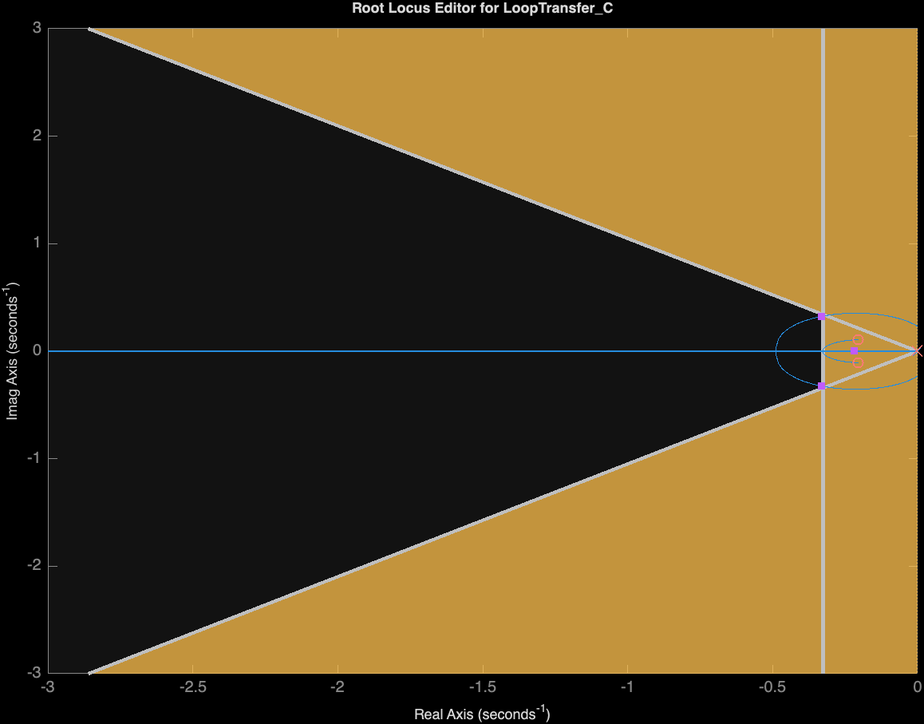
%> input picture Lab 4/Elev1RL.png, 924 x 724 px, shrunk from 1158 x 907 before the run
$ octave AER715_Lab4_SYDM.m   (GNU Octave 9; MATLAB toolbox functions it lacks are replaced by stand-ins)
%> lines starting %> are read from the running program, lines starting %| are printed output that depends on the picture
%----------------------------------------------
% AER 715 Avionics and Systems
% Lab 4 – Flight Control - Control System Design
% Sharvani Yadav: 501108658
% Daniel Mielnik: 501118927
%---------------------------------------------- %
%% Lab Intorduction
% In the previous lab, a mathematical model for the vertical (elevation)
% dynamics of a 3-DOF helicopter was developed. This lab extends that work
% by focusing on the horizontal travel dynamics. In the first part of the
% lab, an existing Simulink model was modified to control the helicopter’s
% travel, testing the model’s performance by validating a PID controller
% using various blocks from the Simulink library. In the second part, a
% PID controller was designed in SISOTOOL for the system’s second-order
% dynamics, with target performance criteria: a settling time of no more
% than 12 seconds, an overshoot of less than 5%, and zero steady-state
% error.

%% Lab Exercises –
clc;

%% Constants for Heli 4
Mh = 1.450; % Mass of Heli Body (kg)
Mc = 1.918; % Mass of CW (kg)
La = 25.75/39.37; % Distance from Pivot to Helecopter body center (m)
Lb = 18.5/39.37; % Distance from Pivot to conterweight center (m)
Lh = 6.933; % Distance from pitch axis to rotor center (m)
Kf = 0.140; % Motor-Prop Force Constant (N/V)
Krt = 0.0027; % Motor-Prop Torque Constant (Nm/V)
epsilon = -26:1:30; % Elevation Range (Deg)
epsilon_0 = -25.75; % Elevation Start (Deg)
lambda = 0:1:360; % Travel Range (Deg)
g = 9.81; % Gravity constant (m/s^2)
Wh = Mh*g; % Weight of Heli Body (N)
Wc = Mc*g; % Weight of CW (N)

Je = (Mh * La^2) + (Mc * Lb^2) % Elevation Axis (kg-m^2)

% Open loop transfer function
G4_elev1 = tf(La*Kf, [Je, 0, 0])
G4_elev2 = tf(0.0294, [1.0000, 0.1538, 1.3288])
G4_elev3 = tf(0.0911, [1.0000, 3.1682, 1.7900, 4.0932])
G4_trav = tf(0.002362, [1 0 0])

% Closed loop transfer function
T = tf(La*Kf, [Je, 0, 0] + La*Kf)

% [5 lines of commented-out code are left out]

%% Question 1
% Root Locus and Step Response for Elevation 1
figure(1)
image(imread("Elev1RL.png"))
title('Root Locus Elevation 1')
axis off

figure(2)
image(imread("Elev1SR.png"))
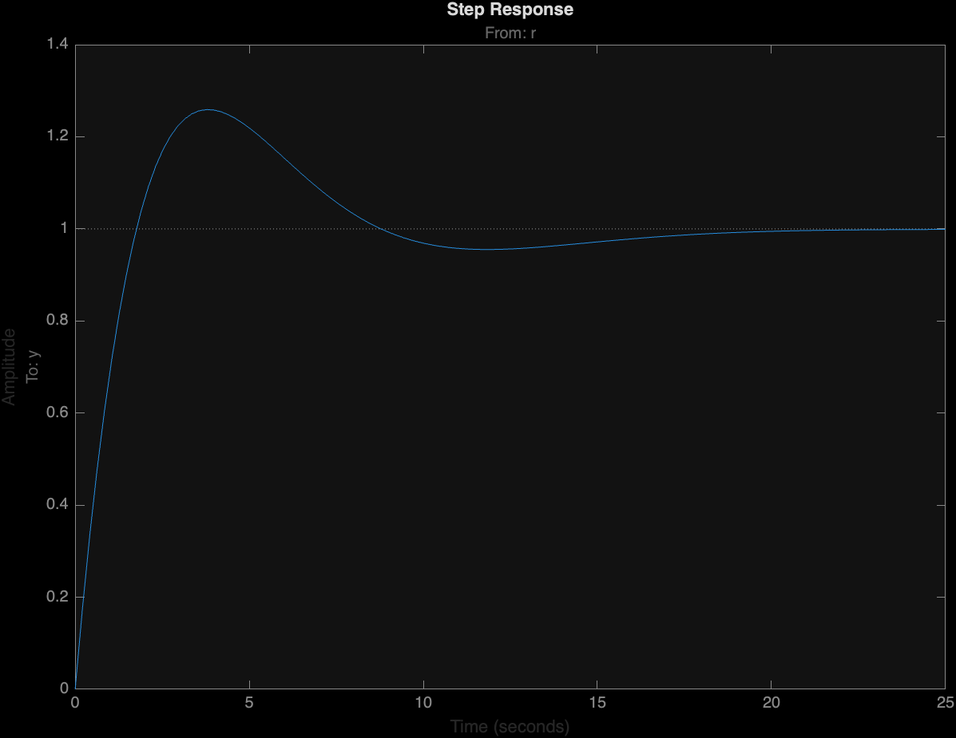
%> input picture Lab 4/Elev1SR.png, 956 x 738 px, shrunk from 1197 x 925 before the run
title('Step Response Elevation 1')
axis off

% Root Locus and Step Response for Elevation 2
figure(3)
image(imread("Elev2RL.png"))
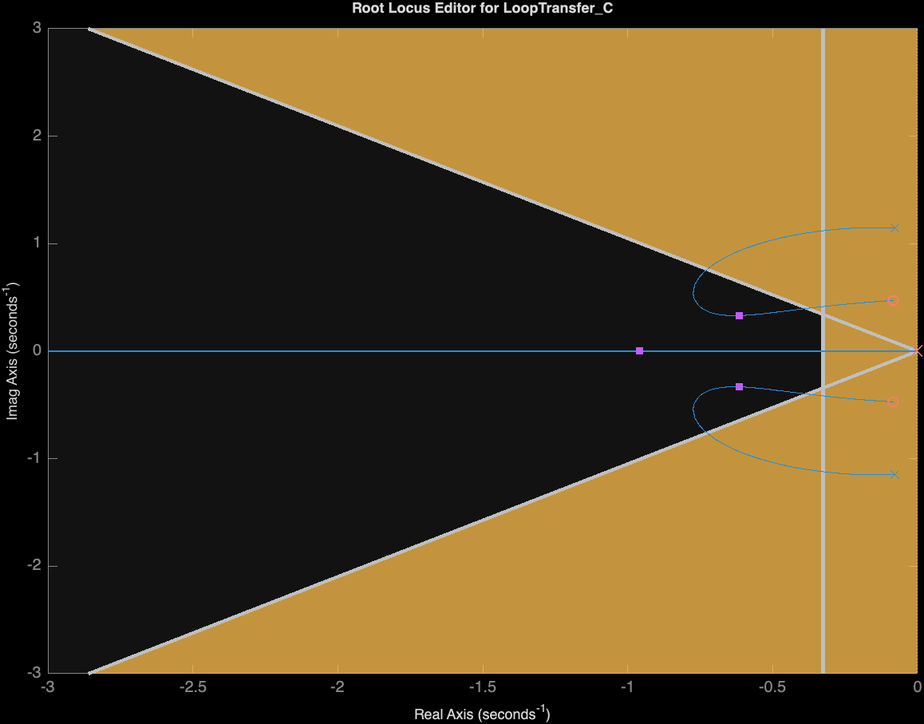
%> input picture Lab 4/Elev2RL.png, 924 x 724 px, shrunk from 1158 x 907 before the run
title('Root Locus Elevation 2')
axis off

figure(4)
image(imread("Elev2SR.png"))
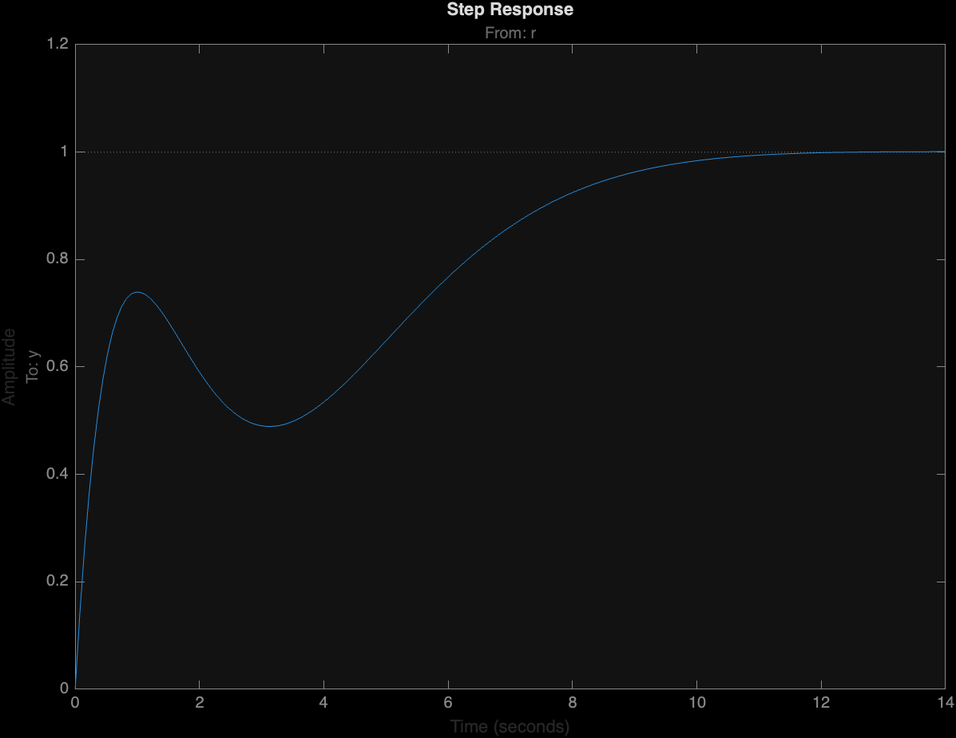
%> input picture Lab 4/Elev2SR.png, 956 x 738 px, shrunk from 1197 x 925 before the run
title('Step Response Elevation 2')
axis off

% Root Locus and Step Response for Elevation 3
figure(5)
image(imread("Elev3RL.png"))
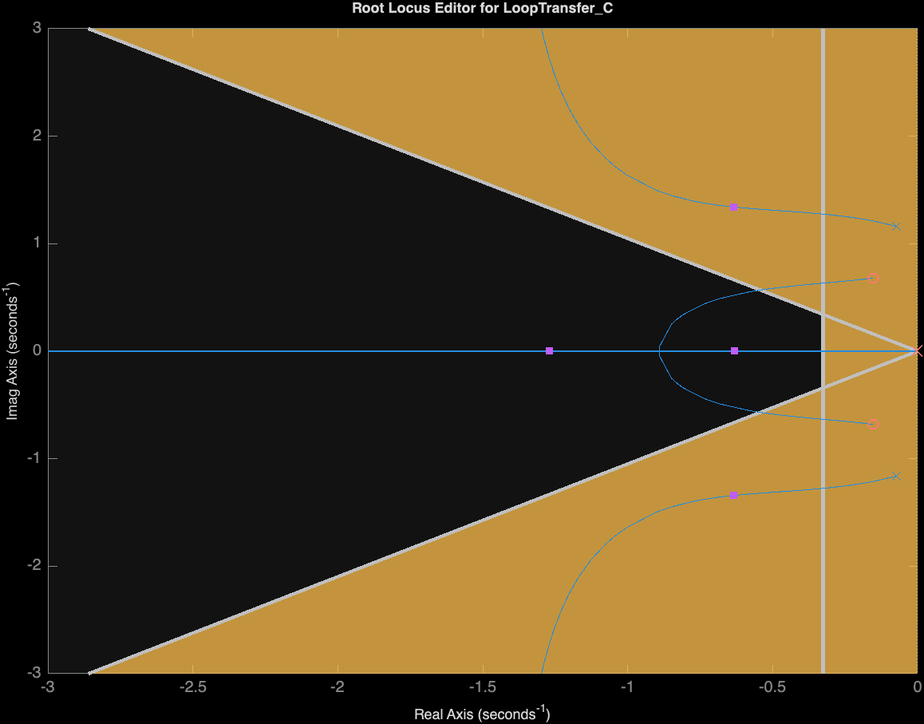
%> input picture Lab 4/Elev3RL.png, 924 x 724 px, shrunk from 1158 x 907 before the run
title('Root Locus Elevation 3')
axis off

figure(6)
image(imread("Elev3SR.png"))
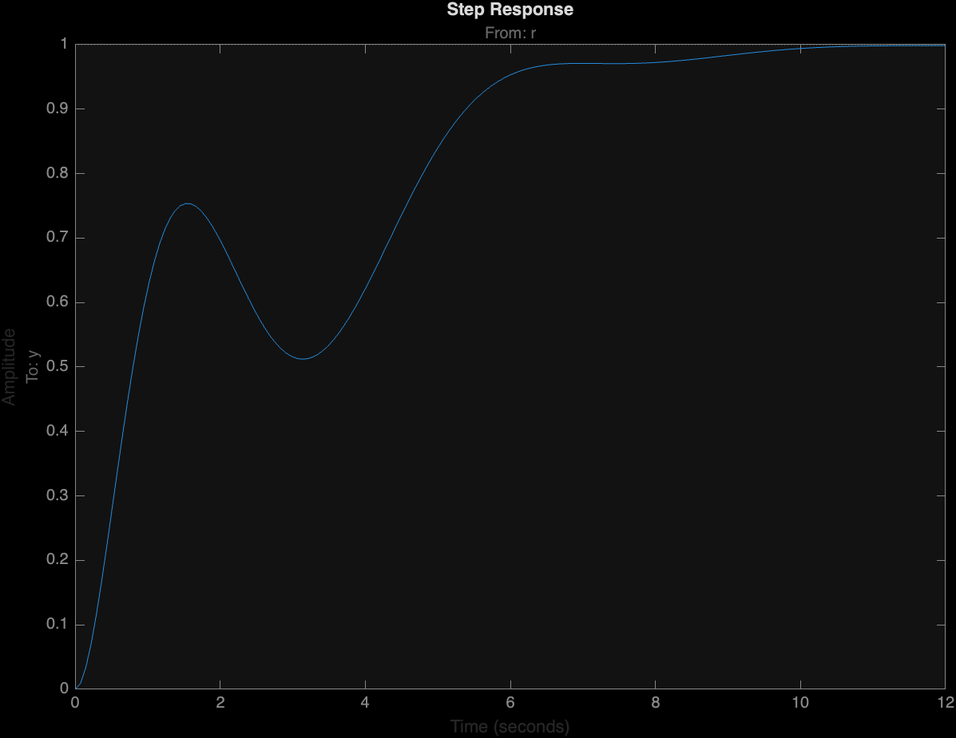
%> input picture Lab 4/Elev3SR.png, 956 x 738 px, shrunk from 1197 x 925 before the run
title('Step Response Elevation 3')
axis off

% Root Locus and Step Response for Travel
figure(7)
image(imread("TravRL.png"))
%> (this line was passed over: image is not available in this run)
title('Root Locus Travel')
axis off

figure(8)
image(imread("TravSR.png"))
%> (this line was passed over: image is not available in this run)
title('Step Response Travel')
axis off

% Analyzing the root locus and step response plots for each elevation:
%
% Elevation 1:
% - Root Locus: The root locus plot for Elevation 1 shows poles located in
%   the left half of the s-plane, indicating marginal stability. The poles
%   are close to the imaginary axis, contributing to an oscillatory response.
% - Step Response: The step response plot demonstrates significant overshoot,
%   with a settling time greater than 12 seconds. This suggests that the system
%   is slow to stabilize, showing marginal stability with gradually decaying oscillations.
%
% Elevation 2:
% - Root Locus: For Elevation 2, the root locus plot shows poles further left
%   in the s-plane compared to Elevation 1, resulting in a more stable system.
% - Step Response: The step response shows a reduced overshoot and faster settling
%   time than Elevation 1, indicating a second-order system with improved stability.
%
% Elevation 3:
% - Root Locus: The root locus plot for Elevation 3 shows poles significantly
%   farther left in the s-plane, indicating the most stable behavior among the
%   three elevations. The additional left-side pole provides further stabilization.
% - Step Response: The step response plot for Elevation 3 shows minimal overshoot
%   and a rapid settling time, satisfying stability criteria and indicating that
%   the system stabilizes faster than the previous elevations.

%% Question 2
% Tranfer functions
G4_elev1 = tf(La*Kf, [Je, 0, 0])
G4_elev2 = tf(0.0294, [1.0000, 0.1538, 1.3288])
G4_elev3 = tf(0.0911, [1.0000, 3.1682, 1.7900, 4.0932])
G4_trav = tf(0.002362, [1 0 0])

% PID gain values of each tranfer function
%> (the run ends here)
